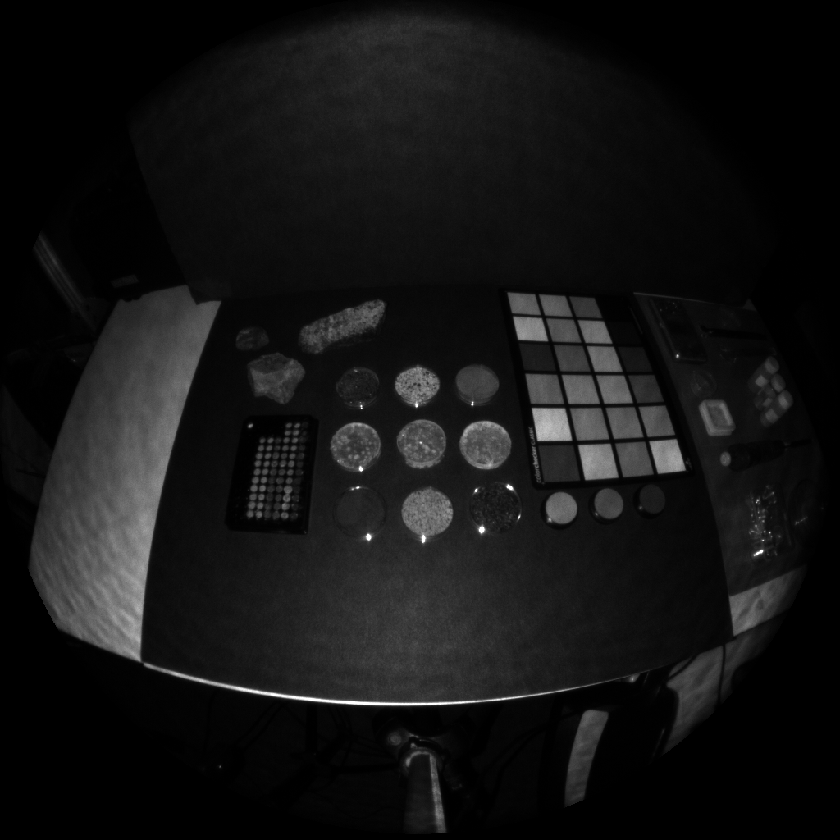
#> input picture data/nir/1734630629IR51024WFOV_UNBINNED.png, 840 x 840 px, shrunk from 1024 x 1024 before the run; its folder holds only this picture in this run
$ python snr.py
#> lines starting #> are read from the running program, lines starting #| are printed output that depends on the picture
import os
import cv2
import numpy as np
import pandas as pd

# Directory containing images
image_dir = './nir'
output_csv = 'snr_data.csv'

# Define the window coordinates (top-left corner and size)
window_x, window_y = 256, 256  # Starting point of the window
window_size = 32

# Initialize lists to store data
image_names = []
average_values = []
std_devs = []

# Read all image filenames in the directory
image_files = [f for f in os.listdir(image_dir) if f.endswith('.png')]

# List to store the pixel values from the window for each image
pixel_data = []

for image_file in image_files:
    # Full path to the image
    image_path = os.path.join(image_dir, image_file)

    # Read the image (already in grayscale)
    image = cv2.imread(image_path, cv2.IMREAD_UNCHANGED)  # Read without converting to grayscale
#> image is the input picture: shape (840, 840) uint16; min 0, max 65535, mean 5248.5
    if image is None:
        print(f"Failed to read image: {image_file}")
        continue

    # Downsample from 16-bit to 12-bit if necessary
    if image.dtype == np.uint16:  # Check if image is 16-bit
        image = (image >> 4).astype(np.uint16)  # Right shift by 4 bits to reduce from 16-bit to 12-bit

    # Extract the window
    window = image[window_y:window_y + window_size, window_x:window_x + window_size]
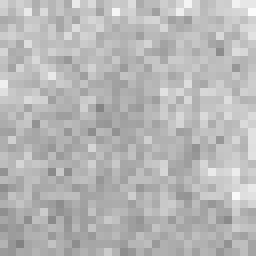
#> window: shape (32, 32) uint16 (shown 8 times larger); min 130, max 251, mean 182.9

    # Compute statistics for the window
    avg_value = np.mean(window)
#> avg_value = 182.9
    std_dev = np.std(window)
#> std_dev = 18.41

    # Append data to lists
    image_names.append(image_file)
    average_values.append(avg_value)
    std_devs.append(std_dev)

    # Store pixel values for SNR computation
    pixel_data.append(window.flatten())

# Compute the aggregated SNR for the device
aggregate_signal = np.mean(average_values)  # Average of all mean values
#> aggregate_signal = 182.9
aggregate_noise = np.std(np.concatenate(pixel_data))  # Compute global noise as std dev of all pixels
#> aggregate_noise = 18.41

# Compute SNR and SNR in dB
snr = aggregate_signal / (aggregate_noise + 1e-10)  # Avoid division by zero
#> snr = 9.93
snr_db = 20 * np.log10(snr)
#> snr_db = 19.94

# Save results to CSV
data = {
    'Image Name': image_names,
    'Average Value': average_values,
    'Standard Deviation': std_devs,
}
#> data = {'Image Name': ['1734630629IR51024WFOV_UNBINNED.png'], 'Average Value': [182.9], 'Standard Deviation': [18.41]}

# Save individual image data
df = pd.DataFrame(data)
#> df = table of 1 rows and 3 columns
df.to_csv(output_csv, index=False)

# Save the aggregated SNR results
aggregated_results = {
    'Aggregate Signal': [aggregate_signal],
    'Aggregate Noise': [aggregate_noise],
    'SNR': [snr],
    'SNR (dB)': [snr_db]
}
#> aggregated_results = {'Aggregate Signal': [182.9], 'Aggregate Noise': [18.41], 'SNR': [9.93], 'SNR (dB)': [19.94]}
aggr_df = pd.DataFrame(aggregated_results)
#> aggr_df = table of 1 rows and 4 columns
aggr_df.to_csv('aggregated_snr.csv', index=False)

print(f"Results saved to {output_csv} and aggregated SNR to aggregated_snr.csv.")
